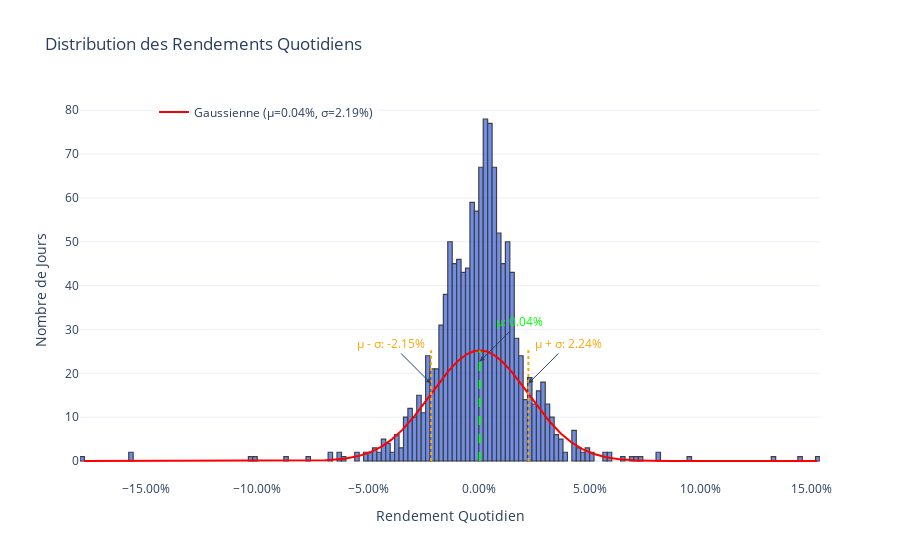

The notebook cell saved with this chart:
### Code cell
import plotly.graph_objects as go
import numpy as np
from scipy.stats import norm

# 📌 Suppression des NaN
data = df_recent["simple_return"].dropna()

# Calcul de la moyenne (μ) et de l'écart-type (σ)
mean = data.mean()
std = data.std()

# 🔲 Création de l'histogramme avec contours bien visibles
fig = go.Figure()

fig.add_trace(go.Histogram(
    x=data,
    nbinsx=300,  # Ajuste le nombre de bins pour plus de lisibilité
    marker=dict(
        color="royalblue",
        line=dict(width=1.2, color="black")
    ),
    opacity=0.75,
    showlegend=False  # 🔥 Supprime la légende de l'histogramme
))

# 📈 Création de la courbe gaussienne avec scipy.stats.norm
x_values = np.linspace(data.min(), data.max(), 1000)
pdf = norm.pdf(x_values, loc=mean, scale=std)
bin_width = (data.max() - data.min()) / 300  # largeur d'un bin
scaled_pdf = pdf * len(data) * bin_width

fig.add_trace(go.Scatter(
    x=x_values,
    y=scaled_pdf,
    mode='lines',
    line=dict(color='red', width=2),
    name=f'Gaussienne (μ={mean:.2%}, σ={std:.2%})'
))

# ➖ Ajout d'une ligne verticale pour μ en vert fluo (lime)
fig.add_shape(
    type="line",
    x0=mean, x1=mean,
    y0=0, y1=max(scaled_pdf),
    line=dict(color="lime", dash="dash")
)
fig.add_annotation(
    x=mean,
    y=max(scaled_pdf)*0.9,
    text=f"μ: {mean:.2%}",
    showarrow=True,
    arrowhead=2,
    ax=40,
    ay=-40,
    font=dict(color="lime")
)

# ➖ Ajout des lignes verticales pour μ - σ et μ + σ en orange (pointillé)
fig.add_shape(
    type="line",
    x0=mean - std, x1=mean - std,
    y0=0, y1=max(scaled_pdf),
    line=dict(color="orange", dash="dot")
)
fig.add_annotation(
    x=mean - std,
    y=max(scaled_pdf)*0.7,
    text=f"μ - σ: {(mean - std):.2%}",
    showarrow=True,
    arrowhead=2,
    ax=-40,
    ay=-40,
    font=dict(color="orange")
)

fig.add_shape(
    type="line",
    x0=mean + std, x1=mean + std,
    y0=0, y1=max(scaled_pdf),
    line=dict(color="orange", dash="dot")
)
fig.add_annotation(
    x=mean + std,
    y=max(scaled_pdf)*0.7,
    text=f"μ + σ: {(mean + std):.2%}",
    showarrow=True,
    arrowhead=2,
    ax=40,
    ay=-40,
    font=dict(color="orange")
)

# 🎨 Mise en forme du graphique avec légende légèrement décalée à gauche sous le titre
fig.update_layout(
    title="Distribution des Rendements Quotidiens",
    xaxis_title="Rendement Quotidien",
    yaxis_title="Nombre de Jours",
    xaxis=dict(tickformat=".2%"),
    template="plotly_white",
    legend=dict(
        orientation="h",    # Orientation horizontale
        yanchor="bottom",
        y=0.93,             # Ajustez cette valeur pour positionner la légende juste sous le titre
        xanchor="left",     # Ancre la légende à gauche
        x=0.1               # Décale légèrement vers la gauche
    )
)

# 📈 Affichage
fig.show()

### Figure 1 — Plotly figure (JSON) as saved in the notebook; plotly's stock layout.template omitted (floating-point values rounded to 4 significant figures; data arrays with more than 128 entries replaced by an {"elided": "..."} marker saying what was removed)
{"data": [{"marker": {"color": "royalblue", "line": {"color": "black", "width": 1.2}}, "nbinsx": 300, "opacity": 0.75, "showlegend": false, "type": "histogram", "x": {"elided": "1258 float values"}}, {"line": {"color": "red", "width": 2}, "mode": "lines", "name": "Gaussienne (μ=0.04%, σ=2.19%)", "type": "scatter", "x": {"elided": "1000 float values"}, "y": {"elided": "1000 float values"}}], "layout": {"annotations": [{"arrowhead": 2, "ax": 40, "ay": -40, "font": {"color": "lime"}, "showarrow": true, "text": "μ: 0.04%", "x": 0.0004235, "y": 22.71}, {"arrowhead": 2, "ax": -40, "ay": -40, "font": {"color": "orange"}, "showarrow": true, "text": "μ - σ: -2.15%", "x": -0.02152, "y": 17.66}, {"arrowhead": 2, "ax": 40, "ay": -40, "font": {"color": "orange"}, "showarrow": true, "text": "μ + σ: 2.24%", "x": 0.02237, "y": 17.66}], "legend": {"orientation": "h", "x": 0.1, "xanchor": "left", "y": 0.93, "yanchor": "bottom"}, "shapes": [{"line": {"color": "lime", "dash": "dash"}, "type": "line", "x0": 0.0004235, "x1": 0.0004235, "y0": 0, "y1": 25.23}, {"line": {"color": "orange", "dash": "dot"}, "type": "line", "x0": -0.02152, "x1": -0.02152, "y0": 0, "y1": 25.23}, {"line": {"color": "orange", "dash": "dot"}, "type": "line", "x0": 0.02237, "x1": 0.02237, "y0": 0, "y1": 25.23}], "title": {"text": "Distribution des Rendements Quotidiens"}, "xaxis": {"tickformat": ".2%", "title": {"text": "Rendement Quotidien"}}, "yaxis": {"title": {"text": "Nombre de Jours"}}}}
